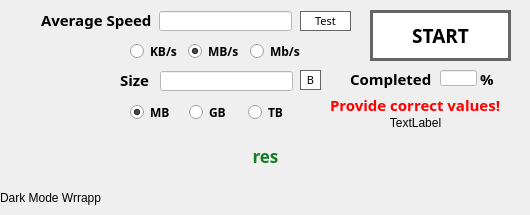
    <widget class="QWidget" name="Time_Tab">
     <attribute name="title">
      <string>Time Estimator</string>
     </attribute>
     <widget class="QLabel" name="loading">
      <property name="geometry">
       <rect>
        <x>370</x>
        <y>112</y>
        <width>91</width>
        <height>21</height>
       </rect>
      </property>
      <property name="text">
       <string>TextLabel</string>
      </property>
      <property name="alignment">
       <set>Qt::AlignCenter</set>
      </property>
     </widget>
     <widget class="QLineEdit" name="input_Comp">
      <property name="geometry">
       <rect>
        <x>440</x>
        <y>70</y>
        <width>37</width>
        <height>16</height>
       </rect>
      </property>
      <property name="sizePolicy">
       <sizepolicy hsizetype="Fixed" vsizetype="Fixed">
        <horstretch>0</horstretch>
        <verstretch>0</verstretch>
       </sizepolicy>
      </property>
      <property name="font">
       <font>
        <family>Arca Majora 3 Bold</family>
        <weight>75</weight>
        <bold>true</bold>
       </font>
      </property>
      <property name="toolTip">
       <string>&lt;html&gt;&lt;head/&gt;&lt;body&gt;&lt;p&gt;Enter how much of the transfer is already done&lt;/p&gt;&lt;/body&gt;&lt;/html&gt;</string>
      </property>
      <property name="autoFillBackground">
       <bool>false</bool>
      </property>
      <property name="styleSheet">
       <string notr="true">background-color: rgb(255, 255, 255);</string>
      </property>
      <property name="text">
       <string/>
      </property>
      <property name="clearButtonEnabled">
       <bool>false</bool>
      </property>
     </widget>
     <widget class="QLabel" name="label_Er">
      <property name="enabled">
       <bool>true</bool>
      </property>
      <property name="geometry">
       <rect>
        <x>330</x>
        <y>97</y>
        <width>171</width>
        <height>16</height>
       </rect>
      </property>
      <property name="font">
       <font>
        <family>Arca Majora 3 Bold</family>
        <pointsize>11</pointsize>
        <weight>75</weight>
        <bold>true</bold>
       </font>
      </property>
      <property name="toolTip">
       <string>&lt;html&gt;&lt;head/&gt;&lt;body&gt;&lt;p&gt;Please recheck the highlighted values (red)&lt;/p&gt;&lt;/body&gt;&lt;/html&gt;</string>
      </property>
      <property name="styleSheet">
       <string notr="true">color: rgb(255, 0, 0);</string>
      </property>
      <property name="text">
       <string>Provide correct values!</string>
      </property>
      <property name="buddy">
       <cstring>input_AvSp</cstring>
      </property>
     </widget>
     <widget class="QPushButton" name="SpeedTest_PB">
      <property name="geometry">
       <rect>
        <x>300</x>
        <y>11</y>
        <width>51</width>
        <height>20</height>
       </rect>
      </property>
      <property name="font">
       <font>
        <family>Arca Majora 3 Bold</family>
        <pointsize>8</pointsize>
        <weight>10</weight>
        <italic>false</italic>
        <bold>false</bold>
       </font>
      </property>
      <property name="toolTip">
       <string>&lt;!DOCTYPE HTML PUBLIC &quot;-//W3C//DTD HTML 4.0//EN&quot; &quot;http://www.w3.org/TR/REC-html40/strict.dtd&quot;&gt;
&lt;html&gt;&lt;head&gt;&lt;meta name=&quot;qrichtext&quot; content=&quot;1&quot; /&gt;&lt;style type=&quot;text/css&quot;&gt;
p, li { white-space: pre-wrap; }
&lt;/style&gt;&lt;/head&gt;&lt;body style=&quot; font-family:'Arca Majora 3 Bold'; font-size:8pt; font-weight:80; font-style:normal;&quot;&gt;
&lt;p style=&quot; margin-top:12px; margin-bottom:12px; margin-left:0px; margin-right:0px; -qt-block-indent:0; text-indent:0px;&quot;&gt;&lt;span style=&quot; font-size:10pt;&quot;&gt;Test the average transfer speed of a disk that of the internet&lt;/span&gt;&lt;/p&gt;&lt;/body&gt;&lt;/html&gt;</string>
      </property>
      <property name="styleSheet">
       <string notr="true">#SpeedTest_PB {
font: 87 8pt &quot;Arca Majora 3 Bold&quot;;
background: #ffffff;
border-radius: 0px;
border: 0.75px solid #656565;
color:black;
}
#SpeedTest_PB:hover
{
border: 1.25px solid #00BFF3;
color:#00bff3
}
#SpeedTest_PB:pressed
{
 border: 1.25px solid #656565;
color:black;
}</string>
      </property>
      <property name="text">
       <string>Test</string>
      </property>
     </widget>
     <widget class="QLabel" name="label_Perc">
      <property name="geometry">
       <rect>
        <x>480</x>
        <y>70</y>
        <width>21</width>
        <height>18</height>
       </rect>
      </property>
      <property name="font">
       <font>
        <family>Arca Majora 3 Bold</family>
        <pointsize>11</pointsize>
        <weight>75</weight>
        <bold>true</bold>
       </font>
      </property>
      <property name="text">
       <string>%</string>
      </property>
     </widget>
     <widget class="QLineEdit" name="input_Si">
      <property name="geometry">
       <rect>
        <x>160</x>
        <y>71</y>
        <width>133</width>
        <height>20</height>
       </rect>
      </property>
      <property name="sizePolicy">
       <sizepolicy hsizetype="Fixed" vsizetype="Fixed">
        <horstretch>0</horstretch>
        <verstretch>0</verstretch>
       </sizepolicy>
      </property>
      <property name="font">
       <font>
        <family>Arca Majora 3 Bold</family>
        <weight>75</weight>
        <bold>true</bold>
       </font>
      </property>
      <property name="toolTip">
       <string>&lt;!DOCTYPE HTML PUBLIC &quot;-//W3C//DTD HTML 4.0//EN&quot; &quot;http://www.w3.org/TR/REC-html40/strict.dtd&quot;&gt;
&lt;html&gt;&lt;head&gt;&lt;meta name=&quot;qrichtext&quot; content=&quot;1&quot; /&gt;&lt;style type=&quot;text/css&quot;&gt;
p, li { white-space: pre-wrap; }
&lt;/style&gt;&lt;/head&gt;&lt;body style=&quot; font-family:'Arca Majora 3 Bold'; font-size:8pt; font-weight:600; font-style:normal;&quot;&gt;
&lt;p style=&quot; margin-top:12px; margin-bottom:12px; margin-left:0px; margin-right:0px; -qt-block-indent:0; text-indent:0px;&quot;&gt;&lt;span style=&quot; font-size:10pt;&quot;&gt;Enter the file/folder size&lt;/span&gt;&lt;/p&gt;&lt;/body&gt;&lt;/html&gt;</string>
      </property>
      <property name="autoFillBackground">
       <bool>false</bool>
      </property>
      <property name="styleSheet">
       <string notr="true">background-color: rgb(255, 255, 255);</string>
      </property>
      <property name="cursorMoveStyle">
       <enum>Qt::LogicalMoveStyle</enum>
      </property>
      <property name="clearButtonEnabled">
       <bool>true</bool>
      </property>
     </widget>
     <widget class="QPushButton" name="Start_PB">
      <property name="geometry">
       <rect>
        <x>370</x>
        <y>10</y>
        <width>141</width>
        <height>51</height>
       </rect>
      </property>
      <property name="font">
       <font>
        <family>Arca Majora 3 Bold</family>
        <pointsize>14</pointsize>
        <weight>75</weight>
        <bold>true</bold>
        <stylestrategy>PreferAntialias</stylestrategy>
       </font>
      </property>
      <property name="toolTip">
       <string>&lt;!DOCTYPE HTML PUBLIC &quot;-//W3C//DTD HTML 4.0//EN&quot; &quot;http://www.w3.org/TR/REC-html40/strict.dtd&quot;&gt;
&lt;html&gt;&lt;head&gt;&lt;meta name=&quot;qrichtext&quot; content=&quot;1&quot; /&gt;&lt;style type=&quot;text/css&quot;&gt;
p, li { white-space: pre-wrap; }
&lt;/style&gt;&lt;/head&gt;&lt;body style=&quot; font-family:'Arca Majora 3 Bold'; font-size:14pt; font-weight:600; font-style:normal;&quot;&gt;
&lt;p style=&quot; margin-top:12px; margin-bottom:12px; margin-left:0px; margin-right:0px; -qt-block-indent:0; text-indent:0px;&quot;&gt;&lt;span style=&quot; font-size:10pt;&quot;&gt;Start Calculation&lt;/span&gt;&lt;/p&gt;&lt;/body&gt;&lt;/html&gt;</string>
      </property>
      <property name="styleSheet">
       <string notr="true">#Start_PB {
background: #ffffff;
border-radius: 0px;
border: 3px solid #656565;
color:black;
}
#Start_PB:hover
{
border: 5px solid #00BFF3;
color:#00bff3
}
#Start_PB:pressed
{
 border: 5px solid #656565;
color:black;
}</string>
      </property>
      <property name="text">
       <string>START</string>
      </property>
     </widget>
     <widget class="QWidget" name="layoutWidget">
      <property name="geometry">
       <rect>
        <x>130</x>
        <y>101</y>
        <width>171</width>
        <height>23</height>
       </rect>
      </property>
      <layout class="QHBoxLayout" name="RB_Si">
       <item>
        <widget class="QRadioButton" name="RB_MB">
         <property name="font">
          <font>
           <family>Arca Majora 3 Bold</family>
           <pointsize>9</pointsize>
           <weight>75</weight>
           <bold>true</bold>
          </font>
         </property>
         <property name="toolTip">
          <string>&lt;!DOCTYPE HTML PUBLIC &quot;-//W3C//DTD HTML 4.0//EN&quot; &quot;http://www.w3.org/TR/REC-html40/strict.dtd&quot;&gt;
&lt;html&gt;&lt;head&gt;&lt;meta name=&quot;qrichtext&quot; content=&quot;1&quot; /&gt;&lt;style type=&quot;text/css&quot;&gt;
p, li { white-space: pre-wrap; }
&lt;/style&gt;&lt;/head&gt;&lt;body style=&quot; font-family:'Arca Majora 3 Bold'; font-size:9pt; font-weight:600; font-style:normal;&quot;&gt;
&lt;p style=&quot; margin-top:12px; margin-bottom:12px; margin-left:0px; margin-right:0px; -qt-block-indent:0; text-indent:0px;&quot;&gt;&lt;span style=&quot; font-size:10pt;&quot;&gt;Change Size units to MegaByte (1024 KB)&lt;/span&gt;&lt;/p&gt;&lt;/body&gt;&lt;/html&gt;</string>
         </property>
         <property name="text">
          <string>MB</string>
         </property>
         <property name="shortcut">
          <string>K</string>
         </property>
         <property name="checked">
          <bool>true</bool>
         </property>
        </widget>
       </item>
       <item>
        <widget class="QRadioButton" name="RB_GB">
         <property name="font">
          <font>
           <family>Arca Majora 3 Bold</family>
           <pointsize>9</pointsize>
           <weight>75</weight>
           <bold>true</bold>
          </font>
         </property>
         <property name="toolTip">
          <string>&lt;!DOCTYPE HTML PUBLIC &quot;-//W3C//DTD HTML 4.0//EN&quot; &quot;http://www.w3.org/TR/REC-html40/strict.dtd&quot;&gt;
&lt;html&gt;&lt;head&gt;&lt;meta name=&quot;qrichtext&quot; content=&quot;1&quot; /&gt;&lt;style type=&quot;text/css&quot;&gt;
p, li { white-space: pre-wrap; }
&lt;/style&gt;&lt;/head&gt;&lt;body style=&quot; font-family:'Arca Majora 3 Bold'; font-size:9pt; font-weight:600; font-style:normal;&quot;&gt;
&lt;p style=&quot; margin-top:12px; margin-bottom:12px; margin-left:0px; margin-right:0px; -qt-block-indent:0; text-indent:0px;&quot;&gt;&lt;span style=&quot; font-size:10pt;&quot;&gt;Change Size units to GigaByte (1024 MB)&lt;/span&gt;&lt;/p&gt;&lt;/body&gt;&lt;/html&gt;</string>
         </property>
         <property name="text">
          <string>GB</string>
         </property>
         <property name="shortcut">
          <string>M</string>
         </property>
         <property name="checked">
          <bool>false</bool>
         </property>
        </widget>
       </item>
       <item>
        <widget class="QRadioButton" name="RB_TB">
         <property name="font">
          <font>
           <family>Arca Majora 3 Bold</family>
           <pointsize>9</pointsize>
           <weight>75</weight>
           <bold>true</bold>
          </font>
         </property>
         <property name="toolTip">
          <string>&lt;!DOCTYPE HTML PUBLIC &quot;-//W3C//DTD HTML 4.0//EN&quot; &quot;http://www.w3.org/TR/REC-html40/strict.dtd&quot;&gt;
&lt;html&gt;&lt;head&gt;&lt;meta name=&quot;qrichtext&quot; content=&quot;1&quot; /&gt;&lt;style type=&quot;text/css&quot;&gt;
p, li { white-space: pre-wrap; }
&lt;/style&gt;&lt;/head&gt;&lt;body style=&quot; font-family:'Arca Majora 3 Bold'; font-size:9pt; font-weight:600; font-style:normal;&quot;&gt;
&lt;p style=&quot; margin-top:12px; margin-bottom:12px; margin-left:0px; margin-right:0px; -qt-block-indent:0; text-indent:0px;&quot;&gt;&lt;span style=&quot; font-size:10pt;&quot;&gt;Change Size units to TeraByte (1024 GB)&lt;/span&gt;&lt;/p&gt;&lt;/body&gt;&lt;/html&gt;</string>
         </property>
         <property name="text">
          <string>TB</string>
         </property>
         <property name="shortcut">
          <string>Shift+M</string>
         </property>
        </widget>
       </item>
      </layout>
     </widget>
     <widget class="QPushButton" name="SizeBrowse_PB">
      <property name="geometry">
       <rect>
        <x>300</x>
        <y>70</y>
        <width>21</width>
        <height>20</height>
       </rect>
      </property>
      <property name="font">
       <font>
        <family>Arca Majora 3 Bold</family>
        <pointsize>8</pointsize>
        <weight>10</weight>
        <italic>false</italic>
        <bold>false</bold>
       </font>
      </property>
      <property name="styleSheet">
       <string notr="true">#SizeBrowse_PB {
font: 87 8pt &quot;Arca Majora 3 Bold&quot;;
background: #ffffff;
border-radius: 0px;
border: 0.75px solid #656565;
color:black;
}
#SizeBrowse_PB:hover
{
border: 1.25px solid #00BFF3;
color:#00bff3
}
#SizeBrowse_PB:pressed
{
 border: 1.25px solid #656565;
color:black;
}</string>
      </property>
      <property name="text">
       <string>B</string>
      </property>
     </widget>
     <widget class="QLineEdit" name="input_AvSp">
      <property name="geometry">
       <rect>
        <x>159</x>
        <y>11</y>
        <width>133</width>
        <height>20</height>
       </rect>
      </property>
      <property name="sizePolicy">
       <sizepolicy hsizetype="Fixed" vsizetype="Fixed">
        <horstretch>0</horstretch>
        <verstretch>0</verstretch>
       </sizepolicy>
      </property>
      <property name="font">
       <font>
        <family>Arca Majora 3 Bold</family>
        <weight>75</weight>
        <bold>true</bold>
       </font>
      </property>
      <property name="toolTip">
       <string>&lt;!DOCTYPE HTML PUBLIC &quot;-//W3C//DTD HTML 4.0//EN&quot; &quot;http://www.w3.org/TR/REC-html40/strict.dtd&quot;&gt;
&lt;html&gt;&lt;head&gt;&lt;meta name=&quot;qrichtext&quot; content=&quot;1&quot; /&gt;&lt;style type=&quot;text/css&quot;&gt;
p, li { white-space: pre-wrap; }
&lt;/style&gt;&lt;/head&gt;&lt;body style=&quot; font-family:'Arca Majora 3 Bold'; font-size:8pt; font-weight:600; font-style:normal;&quot;&gt;
&lt;p style=&quot; margin-top:0px; margin-bottom:0px; margin-left:0px; margin-right:0px; -qt-block-indent:0; text-indent:0px;&quot;&gt;&lt;span style=&quot; font-size:10pt;&quot;&gt;The average transfer speed&lt;/span&gt;&lt;/p&gt;&lt;/body&gt;&lt;/html&gt;</string>
      </property>
      <property name="autoFillBackground">
       <bool>false</bool>
      </property>
      <property name="styleSheet">
       <string notr="true">background-color: rgb(255, 255, 255);</string>
      </property>
      <property name="clearButtonEnabled">
       <bool>true</bool>
      </property>
     </widget>
     <widget class="QLabel" name="label_Comp">
      <property name="geometry">
       <rect>
        <x>350</x>
        <y>70</y>
        <width>81</width>
        <height>18</height>
       </rect>
      </property>
      <property name="font">
       <font>
        <family>Arca Majora 3 Bold</family>
        <pointsize>11</pointsize>
        <weight>75</weight>
        <bold>true</bold>
       </font>
      </property>
      <property name="toolTip">
       <string>&lt;html&gt;&lt;head/&gt;&lt;body&gt;&lt;p&gt;How much of the transfer is already done&lt;/p&gt;&lt;/body&gt;&lt;/html&gt;</string>
      </property>
      <property name="text">
       <string>Completed</string>
      </property>
      <property name="buddy">
       <cstring>input_Comp</cstring>
      </property>
     </widget>
     <widget class="QWidget" name="layoutWidget">
      <property name="geometry">
       <rect>
        <x>130</x>
        <y>40</y>
        <width>175</width>
        <height>23</height>
       </rect>
      </property>
      <layout class="QHBoxLayout" name="RB_AvSp">
       <item>
        <widget class="QRadioButton" name="RB_KBs">
         <property name="font">
          <font>
           <family>Arca Majora 3 Bold</family>
           <pointsize>9</pointsize>
           <weight>75</weight>
           <bold>true</bold>
          </font>
         </property>
         <property name="toolTip">
          <string>&lt;!DOCTYPE HTML PUBLIC &quot;-//W3C//DTD HTML 4.0//EN&quot; &quot;http://www.w3.org/TR/REC-html40/strict.dtd&quot;&gt;
&lt;html&gt;&lt;head&gt;&lt;meta name=&quot;qrichtext&quot; content=&quot;1&quot; /&gt;&lt;style type=&quot;text/css&quot;&gt;
p, li { white-space: pre-wrap; }
&lt;/style&gt;&lt;/head&gt;&lt;body style=&quot; font-family:'Arca Majora 3 Bold'; font-size:9pt; font-weight:600; font-style:normal;&quot;&gt;
&lt;p style=&quot; margin-top:12px; margin-bottom:12px; margin-left:0px; margin-right:0px; -qt-block-indent:0; text-indent:0px;&quot;&gt;&lt;span style=&quot; font-size:10pt;&quot;&gt;Change Speed units to KiloBytes per second (1024 bytes/s)&lt;/span&gt;&lt;/p&gt;&lt;/body&gt;&lt;/html&gt;</string>
         </property>
         <property name="text">
          <string>KB/s</string>
         </property>
         <property name="shortcut">
          <string>K</string>
         </property>
        </widget>
       </item>
       <item>
        <widget class="QRadioButton" name="RB_MBs">
         <property name="font">
          <font>
           <family>Arca Majora 3 Bold</family>
           <pointsize>9</pointsize>
           <weight>75</weight>
           <bold>true</bold>
          </font>
         </property>
         <property name="toolTip">
          <string>&lt;!DOCTYPE HTML PUBLIC &quot;-//W3C//DTD HTML 4.0//EN&quot; &quot;http://www.w3.org/TR/REC-html40/strict.dtd&quot;&gt;
&lt;html&gt;&lt;head&gt;&lt;meta name=&quot;qrichtext&quot; content=&quot;1&quot; /&gt;&lt;style type=&quot;text/css&quot;&gt;
p, li { white-space: pre-wrap; }
&lt;/style&gt;&lt;/head&gt;&lt;body style=&quot; font-family:'Arca Majora 3 Bold'; font-size:9pt; font-weight:600; font-style:normal;&quot;&gt;
&lt;p style=&quot; margin-top:12px; margin-bottom:12px; margin-left:0px; margin-right:0px; -qt-block-indent:0; text-indent:0px;&quot;&gt;&lt;span style=&quot; font-size:10pt;&quot;&gt;Change Speed units to MegaBytes per second (1024 KB/s)&lt;/span&gt;&lt;/p&gt;&lt;/body&gt;&lt;/html&gt;</string>
         </property>
         <property name="text">
          <string>MB/s</string>
         </property>
         <property name="shortcut">
          <string>M</string>
         </property>
         <property name="checked">
          <bool>true</bool>
         </property>
        </widget>
       </item>
       <item>
        <widget class="QRadioButton" name="RB_Mbs">
         <property name="font">
          <font>
           <family>Arca Majora 3 Bold</family>
           <pointsize>9</pointsize>
           <weight>75</weight>
           <bold>true</bold>
          </font>
         </property>
         <property name="toolTip">
          <string>&lt;!DOCTYPE HTML PUBLIC &quot;-//W3C//DTD HTML 4.0//EN&quot; &quot;http://www.w3.org/TR/REC-html40/strict.dtd&quot;&gt;
&lt;html&gt;&lt;head&gt;&lt;meta name=&quot;qrichtext&quot; content=&quot;1&quot; /&gt;&lt;style type=&quot;text/css&quot;&gt;
p, li { white-space: pre-wrap; }
&lt;/style&gt;&lt;/head&gt;&lt;body style=&quot; font-family:'Arca Majora 3 Bold'; font-size:9pt; font-weight:600; font-style:normal;&quot;&gt;
&lt;p style=&quot; margin-top:12px; margin-bottom:12px; margin-left:0px; margin-right:0px; -qt-block-indent:0; text-indent:0px;&quot;&gt;&lt;span style=&quot; font-size:10pt;&quot;&gt;Change Speed units to Megabits per second (Megabit = 1/8 of 1 Megabyte, mostly used to measure internet speed)&lt;/span&gt;&lt;/p&gt;&lt;/body&gt;&lt;/html&gt;</string>
         </property>
         <property name="whatsThis">
          <string>&lt;html&gt;&lt;head/&gt;&lt;body&gt;&lt;p&gt;&lt;br/&gt;&lt;/p&gt;&lt;/body&gt;&lt;/html&gt;</string>
         </property>
         <property name="text">
          <string>Mb/s</string>
         </property>
         <property name="shortcut">
          <string>Shift+M</string>
         </property>
        </widget>
       </item>
      </layout>
      <zorder>RB_Mbs</zorder>
      <zorder>RB_KBs</zorder>
      <zorder>RB_MBs</zorder>
     </widget>
     <widget class="QLabel" name="label_AvSp">
      <property name="geometry">
       <rect>
        <x>41</x>
        <y>11</y>
        <width>112</width>
        <height>18</height>
       </rect>
      </property>
      <property name="font">
       <font>
        <family>Arca Majora 3 Bold</family>
        <pointsize>11</pointsize>
        <weight>75</weight>
        <bold>true</bold>
       </font>
      </property>
      <property name="toolTip">
       <string>&lt;!DOCTYPE HTML PUBLIC &quot;-//W3C//DTD HTML 4.0//EN&quot; &quot;http://www.w3.org/TR/REC-html40/strict.dtd&quot;&gt;
&lt;html&gt;&lt;head&gt;&lt;meta name=&quot;qrichtext&quot; content=&quot;1&quot; /&gt;&lt;style type=&quot;text/css&quot;&gt;
p, li { white-space: pre-wrap; }
&lt;/style&gt;&lt;/head&gt;&lt;body style=&quot; font-family:'Arca Majora 3 Bold'; font-size:11pt; font-weight:600; font-style:normal;&quot;&gt;
&lt;p style=&quot; margin-top:12px; margin-bottom:12px; margin-left:0px; margin-right:0px; -qt-block-indent:0; text-indent:0px;&quot;&gt;&lt;span style=&quot; font-size:10pt;&quot;&gt;The average transfer speed&lt;/span&gt;&lt;/p&gt;&lt;/body&gt;&lt;/html&gt;</string>
      </property>
      <property name="text">
       <string>Average Speed</string>
      </property>
      <property name="buddy">
       <cstring>input_AvSp</cstring>
      </property>
     </widget>
     <widget class="QLabel" name="label_Result">
      <property name="geometry">
       <rect>
        <x>10</x>
        <y>140</y>
        <width>511</width>
        <height>31</height>
       </rect>
      </property>
      <property name="minimumSize">
       <size>
        <width>0</width>
        <height>0</height>
       </size>
      </property>
      <property name="font">
       <font>
        <family>Arca Majora 3 Bold</family>
        <pointsize>13</pointsize>
        <weight>75</weight>
        <bold>true</bold>
       </font>
      </property>
      <property name="toolTip">
       <string>&lt;html&gt;&lt;head/&gt;&lt;body&gt;&lt;p&gt;Result&lt;/p&gt;&lt;p&gt;HH:MM:SS&lt;/p&gt;&lt;/body&gt;&lt;/html&gt;</string>
      </property>
      <property name="styleSheet">
       <string notr="true">color: rgb(19, 125, 37);
</string>
      </property>
      <property name="text">
       <string>res</string>
      </property>
      <property name="alignment">
       <set>Qt::AlignCenter</set>
      </property>
      <property name="buddy">
       <cstring>input_Si</cstring>
      </property>
     </widget>
     <widget class="QLabel" name="label_Si">
      <property name="geometry">
       <rect>
        <x>120</x>
        <y>71</y>
        <width>29</width>
        <height>18</height>
       </rect>
      </property>
      <property name="font">
       <font>
        <family>Arca Majora 3 Bold</family>
        <pointsize>11</pointsize>
        <weight>75</weight>
        <bold>true</bold>
       </font>
      </property>
      <property name="toolTip">
       <string>&lt;html&gt;&lt;head/&gt;&lt;body&gt;&lt;p&gt;The file/folder size&lt;/p&gt;&lt;/body&gt;&lt;/html&gt;</string>
      </property>
      <property name="text">
       <string>Size</string>
      </property>
      <property name="buddy">
       <cstring>input_Si</cstring>
      </property>
     </widget>
     <widget class="QLabel" name="DMW_label">
      <property name="geometry">
       <rect>
        <x>0</x>
        <y>190</y>
        <width>101</width>
        <height>16</height>
       </rect>
      </property>
      <property name="text">
       <string>Dark Mode Wrrapper</string>
      </property>
     </widget>
    </widget>
